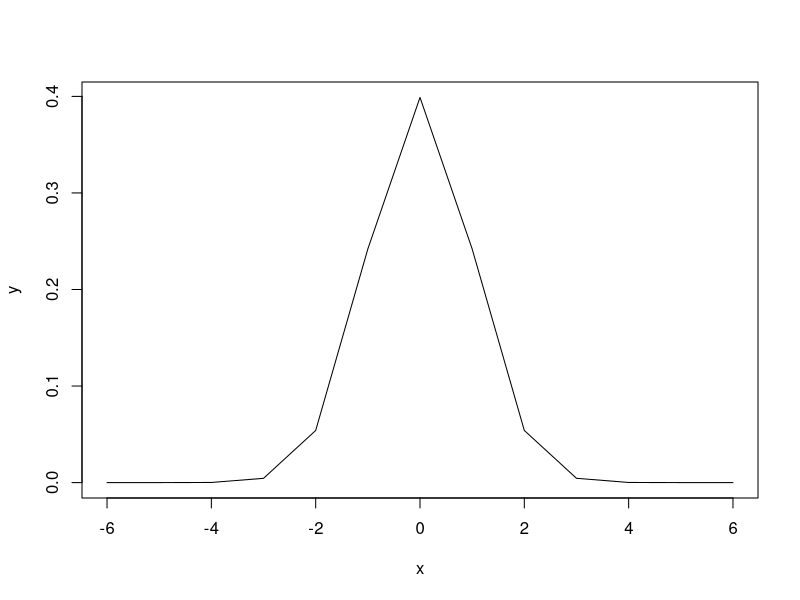
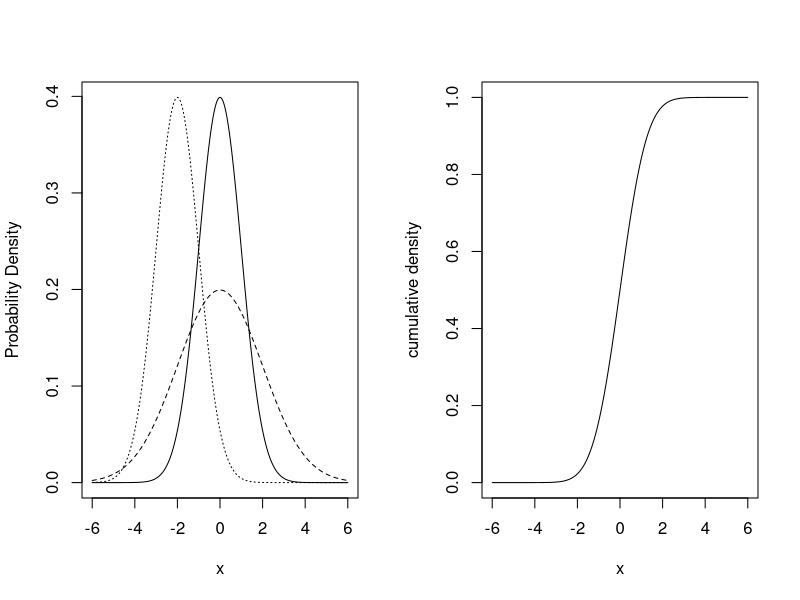
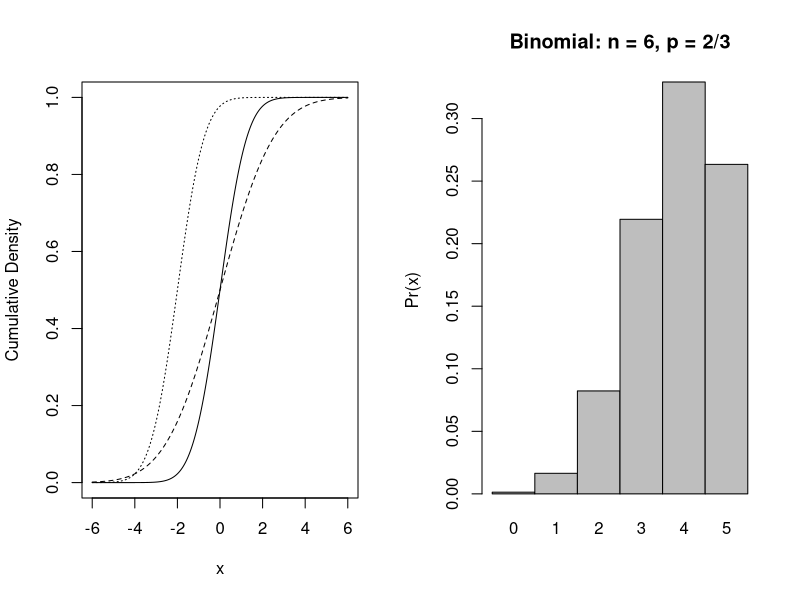

These charts were generated, in order, by the following R code: (Note: this script raises an error after producing the figures.)
dpois(x=8, lambda=10.4)

# Standard normal has mean = 0 and sd = 1
dnorm(0.5, mean = 0, sd = 1)

dnorm(1, mean = 0, sd = 1)

pnorm(0.5, mean = 0, sd = 1)

pnorm(1, mean = 0, sd = 1)

# How many points?
n = 13

# Create a vector of x-values from -4 to 4:
x = seq(from = -6, to = 6, length.out = n)

# Create the corresponding y-values:
y = dnorm(x, mean = 0, sd = 1)

# plot!
plot(y ~ x, type = "l")

# How many points?
n = 1000

# Create a vector of x-values from -4 to 4:
x = seq(from = -6, to = 6, length.out = n)

# Create the corresponding y-values:
y = dnorm(x, mean = 0, sd = 1)

# plot!
par(mfrow = c(1, 2))

plot(y ~ x, type = "l", ylab = "Probability Density")

y_2 = dnorm(x, mean = 0, sd = 2)
points(y_2 ~ x, type = "l", lty  = 2)

y_3 = dnorm(x, mean = -2, sd = 1)
points(y_3 ~ x, type = "l", lty  = 3)

y_cdf_1 = pnorm(x, mean = 0, sd = 1)
plot(y_cdf_1 ~ x, type = "l", ylab = "cumulative density")

y_cdf_2 = pnorm(x, mean = 0, sd = 2)
plot(y_cdf_1 ~ x, type = "l", ylab = "Cumulative Density")
points(y_cdf_2 ~ x, type = "l", lty = 2)

y_cdf_3 = pnorm(x, mean = -2, sd = 1)
points(y_cdf_3 ~ x, type = "l", lty = 3)

x_bin = 0:5
y_bin_2 = dbinom(x_bin, size = 6, prob = 2/3)

barplot(
  height = y_bin_2,
  # the names to print with each bar:
  names.arg = x_bin,
  # Tells R to remove space between bars:
  space = 0,
  ylab = "Pr(x)",
  main = "Binomial: n = 6, p = 2/3")

pbinom()
